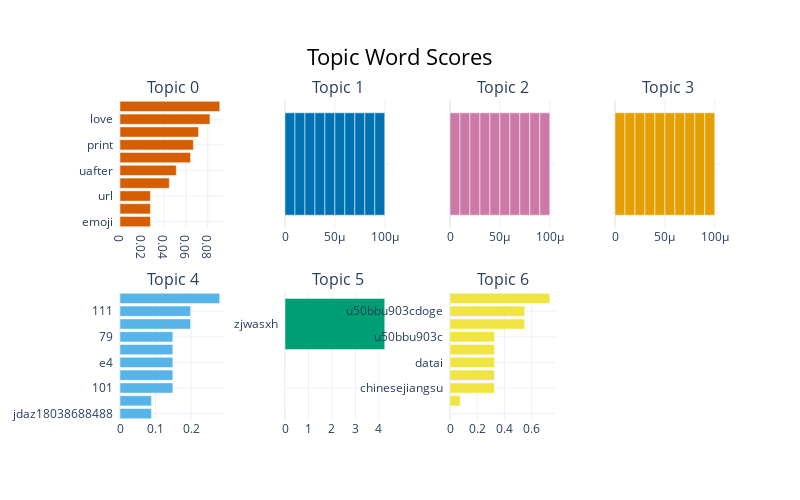

The notebook cell this image was saved under:
### Code cell
# 1. Topic barchart
print("\n1. Topic Barchart")
fig_barchart = topic_model.visualize_barchart(top_n_topics=10, n_words=10)
# Resize the figure
fig_barchart.update_layout(
    width=800,  # Set width in pixels
    height=500,  # Set height in pixels
)
figures_dict["english_topic_barchart"] = fig_barchart
fig_barchart

### Figure 1 — Plotly figure (JSON) as saved in the notebook; plotly's stock layout.template omitted (floating-point values rounded to 4 significant figures)
{"data": [{"marker": {"color": "#D55E00"}, "orientation": "h", "type": "bar", "x": [0.02772, 0.02772, 0.02772, 0.04491, 0.05127, 0.06427, 0.06689, 0.07158, 0.08199, 0.09092], "xaxis": "x", "y": ["emoji  ", "write  ", "url  ", "model  ", "uafter  ", "poem  ", "print  ", "thank  ", "love  ", "output  "], "yaxis": "y"}, {"marker": {"color": "#0072B2"}, "orientation": "h", "type": "bar", "x": [1e-05, 1e-05, 1e-05, 1e-05, 1e-05, 1e-05, 1e-05, 1e-05, 1e-05, 1e-05], "xaxis": "x2", "y": ["  ", "  ", "  ", "  ", "  ", "  ", "  ", "  ", "  ", "  "], "yaxis": "y2"}, {"marker": {"color": "#CC79A7"}, "orientation": "h", "type": "bar", "x": [1e-05, 1e-05, 1e-05, 1e-05, 1e-05, 1e-05, 1e-05, 1e-05, 1e-05, 1e-05], "xaxis": "x3", "y": ["  ", "  ", "  ", "  ", "  ", "  ", "  ", "  ", "  ", "  "], "yaxis": "y3"}, {"marker": {"color": "#E69F00"}, "orientation": "h", "type": "bar", "x": [1e-05, 1e-05, 1e-05, 1e-05, 1e-05, 1e-05, 1e-05, 1e-05, 1e-05, 1e-05], "xaxis": "x4", "y": ["  ", "  ", "  ", "  ", "  ", "  ", "  ", "  ", "  ", "  "], "yaxis": "y4"}, {"marker": {"color": "#56B4E9"}, "orientation": "h", "type": "bar", "x": [0.08851, 0.08851, 0.1487, 0.1487, 0.1487, 0.1487, 0.1487, 0.1986, 0.1986, 0.2807], "xaxis": "x5", "y": ["jdaz18038688488  ", "114  ", "101  ", "32  ", "e4  ", "e6  ", "79  ", "ba  ", "111  ", "108  "], "yaxis": "y5"}, {"marker": {"color": "#009E73"}, "orientation": "h", "type": "bar", "x": [1e-05, 1e-05, 1e-05, 1e-05, 1e-05, 1e-05, 1e-05, 1e-05, 1e-05, 4.248], "xaxis": "x6", "y": ["  ", "  ", "  ", "  ", "  ", "  ", "  ", "  ", "  ", "zjwasxh  "], "yaxis": "y6"}, {"marker": {"color": "#F0E442"}, "orientation": "h", "type": "bar", "x": [1e-05, 0.07476, 0.3268, 0.3268, 0.3268, 0.3268, 0.3268, 0.5492, 0.5492, 0.7334], "xaxis": "x7", "y": ["  ", "love  ", "chinesejiangsu  ", "chineseshanghai  ", "datai  ", "german  ", "u50bbu903c  ", "datau  ", "u50bbu903cdoge  ", "target  "], "yaxis": "y7"}], "layout": {"annotations": [{"font": {"size": 16}, "showarrow": false, "text": "Topic 0", "x": 0.0875, "xanchor": "center", "xref": "paper", "y": 1, "yanchor": "bottom", "yref": "paper"}, {"font": {"size": 16}, "showarrow": false, "text": "Topic 1", "x": 0.3625, "xanchor": "center", "xref": "paper", "y": 1, "yanchor": "bottom", "yref": "paper"}, {"font": {"size": 16}, "showarrow": false, "text": "Topic 2", "x": 0.6375, "xanchor": "center", "xref": "paper", "y": 1, "yanchor": "bottom", "yref": "paper"}, {"font": {"size": 16}, "showarrow": false, "text": "Topic 3", "x": 0.9125, "xanchor": "center", "xref": "paper", "y": 1, "yanchor": "bottom", "yref": "paper"}, {"font": {"size": 16}, "showarrow": false, "text": "Topic 4", "x": 0.0875, "xanchor": "center", "xref": "paper", "y": 0.4, "yanchor": "bottom", "yref": "paper"}, {"font": {"size": 16}, "showarrow": false, "text": "Topic 5", "x": 0.3625, "xanchor": "center", "xref": "paper", "y": 0.4, "yanchor": "bottom", "yref": "paper"}, {"font": {"size": 16}, "showarrow": false, "text": "Topic 6", "x": 0.6375, "xanchor": "center", "xref": "paper", "y": 0.4, "yanchor": "bottom", "yref": "paper"}], "height": 500, "hoverlabel": {"bgcolor": "white", "font": {"family": "Rockwell", "size": 16}}, "showlegend": false, "title": {"font": {"color": "Black", "size": 22}, "text": "Topic Word Scores", "x": 0.5, "xanchor": "center", "yanchor": "top"}, "width": 800, "xaxis": {"anchor": "y", "domain": [0, 0.175], "showgrid": true}, "xaxis2": {"anchor": "y2", "domain": [0.275, 0.45], "showgrid": true}, "xaxis3": {"anchor": "y3", "domain": [0.55, 0.725], "showgrid": true}, "xaxis4": {"anchor": "y4", "domain": [0.825, 1], "showgrid": true}, "xaxis5": {"anchor": "y5", "domain": [0, 0.175], "showgrid": true}, "xaxis6": {"anchor": "y6", "domain": [0.275, 0.45], "showgrid": true}, "xaxis7": {"anchor": "y7", "domain": [0.55, 0.725], "showgrid": true}, "xaxis8": {"anchor": "y8", "domain": [0.825, 1], "showgrid": true}, "yaxis": {"anchor": "x", "domain": [0.6, 1], "showgrid": true}, "yaxis2": {"anchor": "x2", "domain": [0.6, 1], "showgrid": true}, "yaxis3": {"anchor": "x3", "domain": [0.6, 1], "showgrid": true}, "yaxis4": {"anchor": "x4", "domain": [0.6, 1], "showgrid": true}, "yaxis5": {"anchor": "x5", "domain": [0, 0.4], "showgrid": true}, "yaxis6": {"anchor": "x6", "domain": [0, 0.4], "showgrid": true}, "yaxis7": {"anchor": "x7", "domain": [0, 0.4], "showgrid": true}, "yaxis8": {"anchor": "x8", "domain": [0, 0.4], "showgrid": true}}}
